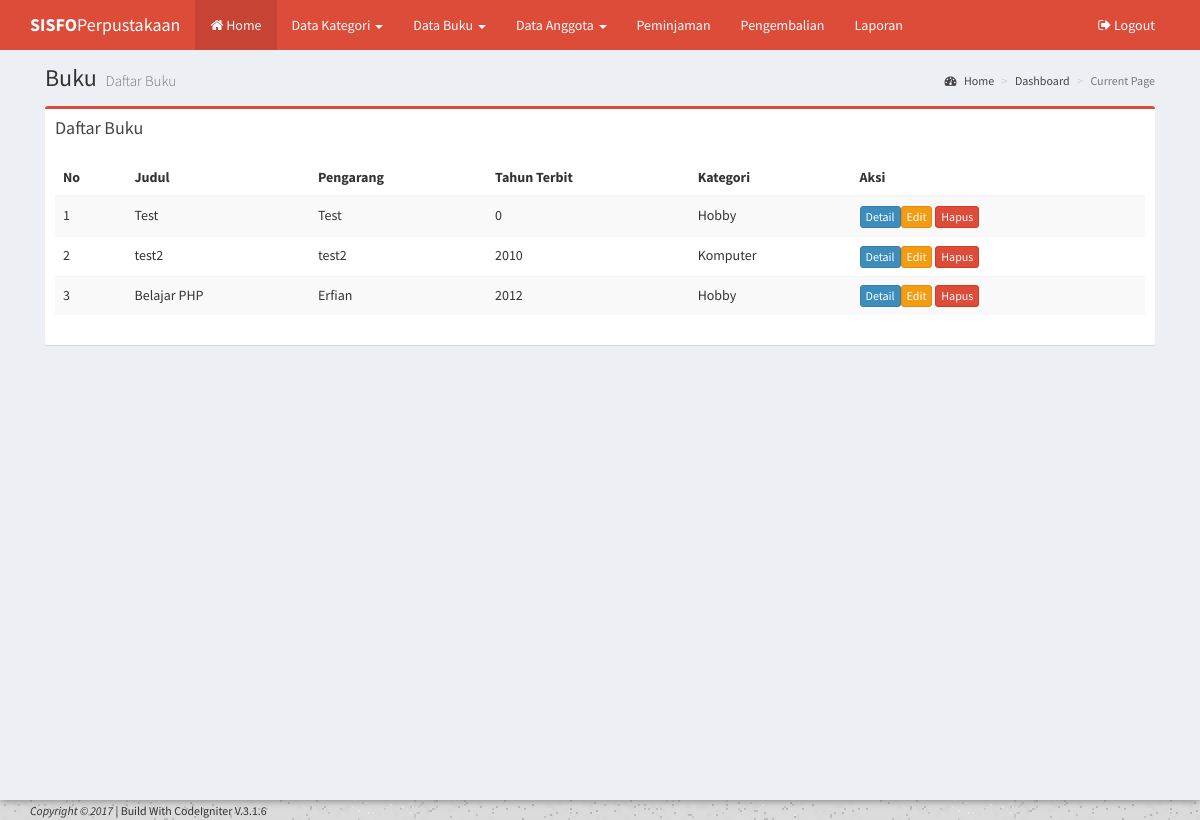
The app's page /index.php/buku with its own data.
### tables this page shows
CREATE TABLE `buku` (
  `id_buku` int(5) NOT NULL,
  `id_kategori` int(5) NOT NULL,
  `judul_buku` varchar(50) NOT NULL,
  `pengarang` varchar(35) NOT NULL,
  `thn_terbit` int(11) NOT NULL,
  `penerbit` varchar(50) NOT NULL,
  `isbn` varchar(25) NOT NULL,
  `jumlah_buku` int(3) NOT NULL,
  `lokasi` enum('1','2','3','4','5') NOT NULL,
  `gambar` varchar(255) NOT NULL,
  `tgl_input` date NOT NULL,
  `status_buku` enum('1','0') NOT NULL DEFAULT '0',
  `created_at` datetime NOT NULL DEFAULT '0000-00-00 00:00:00',
  `updated_at` datetime NOT NULL DEFAULT '0000-00-00 00:00:00',
  `deleted_at` datetime DEFAULT NULL
);

CREATE TABLE `kategori` (
  `id_kategori` int(5) NOT NULL,
  `nama_kategori` varchar(45) NOT NULL
);

### application/views/template/my_template.php (called while the page is built, shortened)
<?php $this->load->view("/partial/header");?>
<?php $this->load->view("/partial/navbar");?>
<?php $this->load->view("/partial/top_navigation");?>
<?php $this->load->view($content);?>

### application/controllers/Buku.php (called while the page is built, shortened)
<?php
class Buku extends CI_Controller {
	public function __construct()
	{
		$this->load->model('Buku_Model');
		$this->load->model('Kategori_Model');
	}
	public function index()
	{
		$data=
		[
			'title' => 'Buku',
			'sub_title' => 'Daftar Buku',
			'content' => 'buku/index',
			'show' => $this->Buku_Model->index()->result()
		];
	$this->load->view('template/my_template', $data);
	}
}
?>

### index.php (called while the page is built, shortened)
<?php
require_once BASEPATH.'core/CodeIgniter.php';

### application/models/Buku_Model.php (called while the page is built, shortened)
<?php
class Buku_Model extends CI_Model
{
	public function index()
	{
		$this->db->select('*');
		$this->db->from('buku');
		$this->db->join('kategori', 'buku.id_kategori = kategori.id_kategori');
		$this->db->order_by('buku.id_buku');
		return $this->db->get();
	}
}
?>

### application/views/buku/index.php (the view, shortened to what this page needs)
<section class="content">
	<div class="row">
		<div class="col-sm-12">
			<div class="box box-danger">
				<div class="box-header">
					<h3 class="box-title">Daftar Buku</h3>
				</div>
				<div class="box-body">
					<div class="table-responsive">
						<table class="table table-striped" id="example">
							<thead>
								<tr>
									<th>No</th>
									<th>Judul</th>
									<th>Pengarang</th>
									<th>Tahun Terbit</th>
									<th>Kategori</th>
									<th>Aksi</th>
								</tr>
							</thead>
							<tbody>
								<?php
								foreach ($show as $key => $data) {
									?>
									<tr>
										<td><?=$key+1;?></td>
										<td><?=$data->judul_buku;?></td>
										<td><?=$data->pengarang;?></td>
										<td><?=$data->thn_terbit;?></td>
										<td><?=$data->nama_kategori;?></td>
										<td>
											<a href="#" class="btn btn-xs btn-primary"> Detail</a><a href="<?=site_url('buku/edit/'.$data->id_buku);?>" class="btn btn-xs btn-warning"> Edit</a>
											<a href="<?=site_url('buku/delete/'.$data->id_buku);?>" class="btn btn-xs btn-danger"> Hapus</a>
										</td>
									</tr>
									<?php
								}
								?>
							</tbody>
						</table>
					</div>
				</div>
			</div>
		</div>
	</div>
</section>

### records on screen
buku: judul_buku "Test", pengarang "Test", thn_terbit "0", id_kategori.nama_kategori "Hobby"
buku: judul_buku "test2", pengarang "test2", thn_terbit "2010", id_kategori.nama_kategori "Komputer"
buku: judul_buku "Belajar PHP", pengarang "Erfian", thn_terbit "2012", id_kategori.nama_kategori "Hobby"

### other values on screen
$title "Buku"
$sub_title "Daftar Buku"
